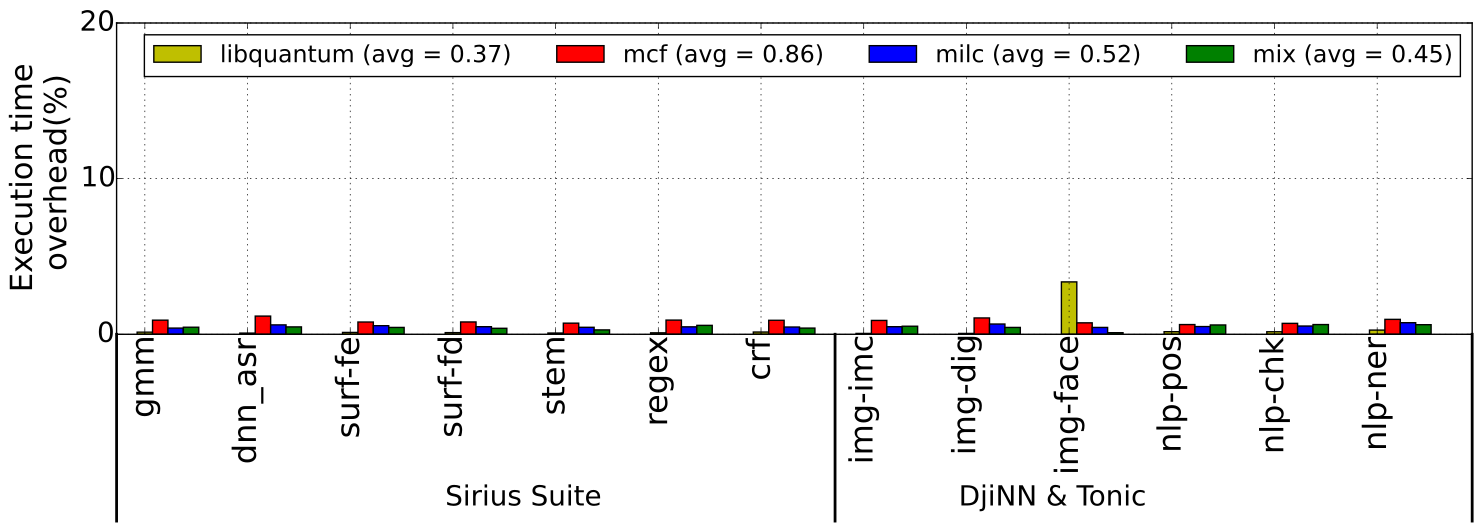

The Python source for this figure:
from collections import defaultdict
import numpy as np
import matplotlib.pyplot as plt
import matplotlib.cm as cmx
import matplotlib.colors as cl



benchList = [ 'gcc', 'perlbench', 'leslie3d', 'povray', 'libquantum', 'astar', 'bzip2', 'milc', 'namd', 'calculix', 'h264ref', 'sphinx3', 'zeusmp', 'gobmk', 'hmmer', 'tonto', 'bwaves', 'gromacs', 'dealII', 'sjeng', 'lbm', 'xalancbmk', 'gamess', 'soplex', 'GemsFDTD', 'omnetpp', 'mcf', 'cactusADM' ]

colocationList = [ 'colocating with libquantum', 'colocating with mcf',  'colocating with sphinx3']
colocationListBaseline = [ 'colocating with libquantum', 'colocating with mcf', 'colocating with sphinx3' ]


runningList = [  'perlbench', 'colocating with libquantum', 'mcf', 'colocating with libquantum', 'leslie3d', 'colocating with libquantum', 'povray', 'colocating with libquantum', 'libquantum', 'colocating with libquantum', 'astar', 'colocating with libquantum', 'bzip2', 'colocating with libquantum', 'milc', 'colocating with libquantum', 'namd', 'colocating with libquantum', 'calculix', 'colocating with libquantum', 'h264ref', 'colocating with libquantum', 'gobmk', 'colocating with libquantum', 'hmmer', 'colocating with libquantum', 'tonto', 'colocating with libquantum', 'sphinx3', 'colocating with libquantum', 'zeusmp', 'colocating with libquantum', 'bwaves', 'colocating with libquantum', 'gromacs', 'colocating with libquantum', 'dealII', 'colocating with libquantum', 'sjeng', 'colocating with libquantum', 'lbm', 'colocating with libquantum', 'xalancbmk', 'colocating with libquantum', 'gamess', 'colocating with libquantum', 'soplex', 'colocating with libquantum', 'cactusADM', 'colocating with libquantum', 'GemsFDTD', 'colocating with libquantum', 'omnetpp', 'colocating with libquantum' ]


siriusbenchList = [ 'gmm', 'dnn_asr', 'surf-fe', 'surf-fd', 'stem', 'regex', 'crf', 'img-imc', 'img-dig', 'img-face', 'nlp-pos', 'nlp-chk', 'nlp-ner']
siriuscolocationList = [ 'colocating with lbm', 'colocating with povray', 'colocating with astar', 'colocating with astar', 'colocating with libquantum', 'colocating with povray', 'colocating with omnetpp', 'colocating with mcf' ]
siriusrunningList = [ 'gmm', 'colocating with libquantum', 'dnn_asr', 'colocating with libquantum', 'surf-fe', 'colocating with libquantum', 'surf-fd', 'colocating with libquantum', 'stem', 'colocating with libquantum', 'regex', 'colocating with libquantum', 'crf', 'colocating with libquantum', 'img-imc', 'colocating with libquantum', 'img-dig', 'colocating with libquantum', 'img-face', 'colocating with libquantum', 'nlp-pos', 'colocating with libquantum', 'nlp-chk', 'colocating with libquantum', 'nlp-ner' , 'colocating with libquantum']

def autolabel(rects):
    # attach some text labels
    for rect in rects:
        height = rect.get_height()
        plt.text(rect.get_x()+rect.get_width()/2., 1.05*height, '%.2f'%float(height), fontsize=8 )

def autolabel2(rects):
    # attach some text labels
    for rect in rects:
        height = rect.get_height()
        plt.text(rect.get_x()+rect.get_width()/2., -1.25*height, '%.2f'%float(height),
                ha='center', va='top', fontsize=8)
        #plt.text(rect.get_x()+rect.get_width()/2., 1.05*height, '%.2f'%float(height))


def color_maker(count, map='gnuplot2', min=0.100, max=0.900):
   assert(min >= 0.000 and max <= 1.000 and max > min)
   gran = 100000.0
   maker = cmx.ScalarMappable(norm=cl.Normalize(vmin=0, vmax=int(gran)),
                              cmap=plt.get_cmap(map))
   r = [min * gran]
   if count > 1:
       r = [min * gran + gran * x * (max - min) / float(count - 1) for x in range(0, count)]
       return [maker.to_rgba(t) for t in r]


def add_line(ax, xpos, ypos):
    line = plt.Line2D([xpos, xpos], [ypos + .1, ypos - .5], transform=ax.transAxes, linewidth=2, color='black')
    line.set_clip_on(False)
    ax.add_line(line)

filename = 'execution_time_1000'
fList1 = [s.strip() for s in open('../../papergraphs/accuracy/libquantumcorunner/degradation2/%s.txt' % filename).readlines()]  #degradation
fList2 = [s.strip() for s in open('../../papergraphs/accuracy/libquantumcorunner/snapshot/phase_change_5.txt').readlines()]
fList3 = [s.strip() for s in open('../../papergraphs/accuracy/libquantumcorunner/priorwork/execution_time_5.txt').readlines()] #prior work


fList4 = [s.strip() for s in open('../../papergraphs/accuracy/libquantumcorunner/siriusdjinn/degradation/newval/%s.txt' % filename).readlines()]  #degradation
fList5 = [s.strip() for s in open('../../papergraphs/accuracy/libquantumcorunner/siriusdjinn/snapshot/phase_change_10.txt').readlines()]
fList6 = [s.strip() for s in open('../../papergraphs/accuracy/libquantumcorunner/siriusdjinn/priorwork/execution_time_4.txt').readlines()] #prior work

execution_time_shutter = defaultdict(lambda  : defaultdict(list))
execution_time_sec_shutter = defaultdict(lambda  : defaultdict(list))
avg_execution_time_shutter = defaultdict(dict)
execution_time_shutter2 = defaultdict(lambda  : defaultdict(list))
execution_time_sec_shutter2 = defaultdict(lambda  : defaultdict(list))
avg_execution_time_shutter2 = defaultdict(dict)
dictList_phase_change = defaultdict(lambda  : defaultdict(list))
dictList_phase_change2 = defaultdict(lambda  : defaultdict(list))

std_execution_time = defaultdict(dict)

def print_elapsed_time_shutter(time_shutter):
    for j in colocationList:
        for i in benchList:
            print '%s ||||  %s'%(j,i)
            print time_shutter[j][i]


sep = 'u'
for (b,a) in enumerate(fList1):
    #print a
    if a in colocationList:
        index = a
    else:
        if a in benchList:
            execution_time_shutter[index][a].append((fList1[b+4].split('system '))[1].split('elapsed')[0])

#print execution_time_shutter['colocating with mcf']['perlbench']
#print((s.split(start))[1].split(end)[0])

for j in colocationList:
    for i in benchList:
        for k in execution_time_shutter[j][i]:
            m,s = [float (var) for var in k.split(':')]
            temp = m*60 + s
            execution_time_sec_shutter[j][i].append(temp)

for (b,a) in enumerate(fList3):
    #print a
    if a in colocationList:
        index = a
    else:
        if a in benchList:
            #print index
            #print a
            execution_time_shutter2[index][a].append((fList3[b+4].split('system '))[1].split('elapsed')[0])

#print execution_time_shutter['colocating with mcf']['perlbench']
#print((s.split(start))[1].split(end)[0])

for j in colocationList:
    for i in benchList:
        for k in execution_time_shutter2[j][i]:
            #print k
            m,s = [float (var) for var in k.split(':')]
            temp = m*60 + s
            execution_time_sec_shutter2[j][i].append(temp)

for (b,a) in enumerate(fList2):
    if a in colocationList:
        index = a
    else:
        if a in benchList:
            dictList_phase_change[index][a].append(fList2[b+1])

for a in xrange(0,len(runningList),2):
    j = runningList[a+1]
    i = runningList[a]
    #print j,i
    for elem in dictList_phase_change[j][i]:
        dictList_phase_change2[j][i].extend(elem.strip().split('\t'))
    #print dictList_phase_change2[j][i]

yaxis = ()
yaxis2= ()
yaxis_abs = ()
error = ()
xaxis = ()
#print dictList_phase_change2['colocating with mcf']['perlbench']
for a in xrange(0,len(runningList),2):
    j = runningList[a+1]
    i = runningList[a]
    print j,i
    print dictList_phase_change2[j][i]
    #print i,j
    shutter_temp_list = []
    colo_temp_list = []
    for (count,item) in enumerate(dictList_phase_change2[j][i]):
        if count%2==1:
            colo_temp_list.append(float(item))
        if count%2==0:
            shutter_temp_list.append(float(item))
    #print shutter_temp_list
    shutter_avg = sum(shutter_temp_list)/len(shutter_temp_list)
    colocation_avg = sum(colo_temp_list)/len(colo_temp_list)
    del shutter_temp_list
    del colo_temp_list

    pause_period = ((colocation_avg ) + ((shutter_avg + (colocation_avg * 2)/3) * 3))/4
    xaxis = xaxis + (i,)
    #print (pause_period/np.mean(execution_time_sec_shutter[j][i]))*10
    yaxis = yaxis + ( (pause_period/np.mean(execution_time_sec_shutter[j][i]))*7.5  ,)
    yaxis2 = yaxis2 + ( (((np.mean(execution_time_sec_shutter2[j][i])/np.mean(execution_time_sec_shutter[j][i])) - 1)*100), )
    print np.mean(execution_time_sec_shutter2[j][i])
    print np.mean(execution_time_sec_shutter[j][i])
    #print '---------------------'

print yaxis2
#print np.mean(yaxis)


width = 0.25
x = np.arange(len(yaxis))
fig = plt.figure(figsize=(28, 5))
bar2 = plt.bar( x, yaxis2, width, color="k", label='Shuttering  (mean: %.2f)' %(np.mean(yaxis2)))
bar1 = plt.bar( x+width, yaxis, width, color="lightgrey", label='Snapshot (mean: %.2f)' %(np.mean(yaxis) ))


plt.ylabel( 'Execution time \n overhead (%)',fontsize='23' )
#plt.title('Overhead due to Prediction of degradation while co-running with LIBQUANTUM')
plt.xticks(x + width/2.0, xaxis, rotation='30', size='23', ha='center')
#plt.yticks((-5,0,10,20,30,40,50,60),('','0','10','20','30','40','50','60'),size='25')
plt.yticks((0,5,10,15),('0','5','10','15'),size='25')
#plt.yticks(np.arange(-10, 60, 10),size='25')
plt.xlim(-1,26)
plt.grid()
plt.legend(loc=9, ncol=2, prop={'size':28})
#leg.get_frame().set_alpha(0.1)
plt.tight_layout()
#plt.savefig('phase_chagnge_overheadmaybe.png', dpi=125)

#### ----------------------------------------------------------------------------------------------------------------------------------


#fList3 = [s.strip() for s in open('experiment_libquantum/phase_changes_5.txt').readlines()]
##fList3 = [s.strip() for s in open('../../papergraphs/2.fullspec/overhead/experiment_mcf/%s.txt' % filename).readlines()]
##fList4 = [s.strip() for s in open('../../papergraphs/2.fullspec/overhead/experiment_mcf/phase_changes_5.txt').readlines()]
##fList5 = [s.strip() for s in open('../../papergraphs/2.fullspec/overhead/experiment_sphinx3/%s.txt' % filename).readlines()]
##fList6 = [s.strip() for s in open('../../papergraphs/2.fullspec/overhead/experiment_sphinx3/phase_changes_5.txt').readlines()]
#print fList1

del execution_time_shutter
del execution_time_sec_shutter
del avg_execution_time_shutter
del execution_time_shutter2
del execution_time_sec_shutter2
del avg_execution_time_shutter2
del dictList_phase_change
del dictList_phase_change2

execution_time_shutter = defaultdict(lambda  : defaultdict(list))
execution_time_sec_shutter = defaultdict(lambda  : defaultdict(list))
avg_execution_time_shutter = defaultdict(dict)
execution_time_shutter2 = defaultdict(lambda  : defaultdict(list))
execution_time_sec_shutter2 = defaultdict(lambda  : defaultdict(list))
avg_execution_time_shutter2 = defaultdict(dict)
dictList_phase_change = defaultdict(lambda  : defaultdict(list))
dictList_phase_change2 = defaultdict(lambda  : defaultdict(list))

std_execution_time = defaultdict(dict)

def print_elapsed_time_shutter(time_shutter):
    for j in siriuscolocationList:
        for i in siriusbenchList:
            print '%s ||||  %s'%(j,i)
            print time_shutter[j][i]


sep = 'u'
for (b,a) in enumerate(fList4):
    print a
    if a in siriuscolocationList:
        index = a
    else:
        if a in siriusbenchList:
            execution_time_shutter[index][a].append((fList4[b+4].split('system '))[1].split('elapsed')[0])

#print execution_time_shutter['colocating with mcf']['perlbench']
#print((s.split(start))[1].split(end)[0])

for j in siriuscolocationList:
    for i in siriusbenchList:
        #print i
        for k in execution_time_shutter[j][i]:
            try:
                m,s = [float (var) for var in k.split(':')]
                temp = m*60 + s
            except:
                h,m,s = [float (var) for var in k.split(':')]
                temp = h*3600 + m*60 + s

            execution_time_sec_shutter[j][i].append(temp)

for (b,a) in enumerate(fList6):
    print a
    if a in siriuscolocationList:
        index = a
    else:
        if a in siriusbenchList:
            #print index
            #print a
            execution_time_shutter2[index][a].append((fList6[b+4].split('system '))[1].split('elapsed')[0])

#print execution_time_shutter['colocating with mcf']['perlbench']
#print((s.split(start))[1].split(end)[0])

for j in siriuscolocationList:
    for i in siriusbenchList:
        for k in execution_time_shutter2[j][i]:
            #print k
            m,s = [float (var) for var in k.split(':')]
            temp = m*60 + s
            execution_time_sec_shutter2[j][i].append(temp)

for (b,a) in enumerate(fList5):
    if a in siriuscolocationList:
        index = a
    else:
        if a in siriusbenchList:
            dictList_phase_change[index][a].append(fList5[b+1])

for a in xrange(0,len(siriusrunningList),2):
    j = siriusrunningList[a+1]
    i = siriusrunningList[a]
    #print j,i
    for elem in dictList_phase_change[j][i]:
        dictList_phase_change2[j][i].extend(elem.strip().split('\t'))
    #print dictList_phase_change2[j][i]

libsiri_yaxis = ()
libsiri_yaxis2= ()
libsiri_yaxis_abs = ()
libsiri_error = ()
libsiri_xaxis = ()
#print dictList_phase_change2['colocating with mcf']['perlbench']
for a in xrange(0,len(siriusrunningList),2):
    j = siriusrunningList[a+1]
    i = siriusrunningList[a]
    #print j,i
    #print dictList_phase_change2[j][i]
    #print i,j
    shutter_temp_list = []
    colo_temp_list = []
    for (count,item) in enumerate(dictList_phase_change2[j][i]):
        if count%2==1:
            colo_temp_list.append(float(item))
        if count%2==0:
            shutter_temp_list.append(float(item))
    #print shutter_temp_list
    shutter_avg = sum(shutter_temp_list)/len(shutter_temp_list)
    colocation_avg = sum(colo_temp_list)/len(colo_temp_list)
    del shutter_temp_list
    del colo_temp_list

    pause_period = ((colocation_avg ) + ((shutter_avg + (colocation_avg * 2)/3) * 3))/4
    libsiri_xaxis = libsiri_xaxis + (i,)
    #print (pause_period/np.mean(execution_time_sec_shutter[j][i]))*10
    libsiri_yaxis = libsiri_yaxis + ( (pause_period/np.mean(execution_time_sec_shutter[j][i]))*10  ,)
    libsiri_yaxis2 = libsiri_yaxis2 + ( abs(((np.mean(execution_time_sec_shutter2[j][i])/np.mean(execution_time_sec_shutter[j][i])) - 1)*100), )
    #print np.mean(execution_time_sec_shutter2[j][i])
    #print np.mean(execution_time_sec_shutter[j][i])
    #print '---------------------'

#print xaxis
#print yaxis
#print yaxis2
#print np.mean(yaxis)

benchList = [ 'gcc', 'perlbench', 'leslie3d', 'povray', 'libquantum', 'astar', 'bzip2', 'milc', 'namd', 'calculix', 'h264ref', 'sphinx3', 'zeusmp', 'gobmk', 'hmmer', 'tonto', 'bwaves', 'gromacs', 'dealII', 'sjeng', 'lbm', 'xalancbmk', 'gamess', 'soplex', 'GemsFDTD', 'omnetpp', 'mcf', 'cactusADM' ]

colocationList = [ 'colocating with libquantum', 'colocating with mcf',  'colocating with sphinx3']
colocationListBaseline = [ 'colocating with libquantum', 'colocating with mcf', 'colocating with sphinx3' ]


runningList = [  'perlbench', 'colocating with mcf', 'mcf', 'colocating with mcf', 'leslie3d', 'colocating with mcf', 'povray', 'colocating with mcf', 'libquantum', 'colocating with mcf', 'astar', 'colocating with mcf', 'bzip2', 'colocating with mcf', 'milc', 'colocating with mcf', 'namd', 'colocating with mcf', 'calculix', 'colocating with mcf', 'h264ref', 'colocating with mcf', 'gobmk', 'colocating with mcf', 'hmmer', 'colocating with mcf', 'tonto', 'colocating with mcf', 'sphinx3', 'colocating with mcf', 'zeusmp', 'colocating with mcf', 'bwaves', 'colocating with mcf', 'gromacs', 'colocating with mcf', 'dealII', 'colocating with mcf', 'sjeng', 'colocating with mcf', 'lbm', 'colocating with mcf', 'xalancbmk', 'colocating with mcf', 'gamess', 'colocating with mcf', 'cactusADM', 'colocating with mcf', 'soplex', 'colocating with mcf', 'GemsFDTD', 'colocating with mcf', 'omnetpp', 'colocating with mcf' ]

siriusbenchList = [ 'gmm', 'dnn_asr', 'surf-fe', 'surf-fd', 'stem', 'regex', 'crf', 'img-imc', 'img-dig', 'img-face', 'nlp-pos', 'nlp-chk', 'nlp-ner']
siriuscolocationList = [ 'colocating with lbm', 'colocating with povray', 'colocating with astar', 'colocating with astar', 'colocating with libquantum', 'colocating with povray', 'colocating with omnetpp', 'colocating with mcf' ]
siriusrunningList = [ 'gmm', 'colocating with mcf', 'dnn_asr', 'colocating with mcf', 'surf-fe', 'colocating with mcf', 'surf-fd', 'colocating with mcf', 'stem', 'colocating with mcf', 'regex', 'colocating with mcf', 'crf', 'colocating with mcf', 'img-imc', 'colocating with mcf', 'img-dig', 'colocating with mcf', 'img-face', 'colocating with mcf', 'nlp-pos', 'colocating with mcf', 'nlp-chk', 'colocating with mcf', 'nlp-ner' , 'colocating with mcf']

def autolabel(rects):
    # attach some text labels
    for rect in rects:
        height = rect.get_height()
        plt.text(rect.get_x()+rect.get_width()/2., 1.05*height, '%.2f'%float(height), fontsize=8 )

def autolabel2(rects):
    # attach some text labels
    for rect in rects:
        height = rect.get_height()
        plt.text(rect.get_x()+rect.get_width()/2., -1.25*height, '%.2f'%float(height),
                ha='center', va='top', fontsize=8)
        #plt.text(rect.get_x()+rect.get_width()/2., 1.05*height, '%.2f'%float(height))

def add_line(ax, xpos, ypos):
    line = plt.Line2D([xpos, xpos], [ypos + .1, ypos - .5], transform=ax.transAxes, linewidth=2, color='black')
    line.set_clip_on(False)
    ax.add_line(line)


filename = 'execution_time_1000'
fList1 = [s.strip() for s in open('../../papergraphs/accuracy/mcfcorunner/degradation/%s.txt' % filename).readlines()]  #degradation
fList2 = [s.strip() for s in open('../../papergraphs/accuracy/mcfcorunner/snapshot/phase_change_70.txt').readlines()]
fList3 = [s.strip() for s in open('../../papergraphs/accuracy/mcfcorunner/priorwork/execution_time_5.txt').readlines()] #prior work

fList4 = [s.strip() for s in open('../../papergraphs/accuracy/mcfcorunner/siriusdjinn/degradation/%s.txt' % filename).readlines()]  #degradation
fList5 = [s.strip() for s in open('../../papergraphs/accuracy/mcfcorunner/siriusdjinn/snapshot/phase_change_75.txt').readlines()]
fList6 = [s.strip() for s in open('../../papergraphs/accuracy/mcfcorunner/siriusdjinn/priorwork/execution_time_4.txt').readlines()] #prior work


execution_time_shutter = defaultdict(lambda  : defaultdict(list))
execution_time_sec_shutter = defaultdict(lambda  : defaultdict(list))
avg_execution_time_shutter = defaultdict(dict)
execution_time_shutter2 = defaultdict(lambda  : defaultdict(list))
execution_time_sec_shutter2 = defaultdict(lambda  : defaultdict(list))
avg_execution_time_shutter2 = defaultdict(dict)
dictList_phase_change = defaultdict(lambda  : defaultdict(list))
dictList_phase_change2 = defaultdict(lambda  : defaultdict(list))

std_execution_time = defaultdict(dict)

def print_elapsed_time_shutter(time_shutter):
    for j in colocationList:
        for i in benchList:
            print '%s ||||  %s'%(j,i)
            print time_shutter[j][i]


sep = 'u'
for (b,a) in enumerate(fList1):
    #print a
    if a in colocationList:
        index = a
    else:
        if a in benchList:
            execution_time_shutter[index][a].append((fList1[b+4].split('system '))[1].split('elapsed')[0])

#print execution_time_shutter['colocating with mcf']['perlbench']
#print((s.split(start))[1].split(end)[0])

for j in colocationList:
    for i in benchList:
        for k in execution_time_shutter[j][i]:
            m,s = [float (var) for var in k.split(':')]
            temp = m*60 + s
            execution_time_sec_shutter[j][i].append(temp)

for (b,a) in enumerate(fList3):
    #print a
    if a in colocationList:
        index = a
    else:
        if a in benchList:
            #print index
            #print a
            execution_time_shutter2[index][a].append((fList3[b+4].split('system '))[1].split('elapsed')[0])

#print execution_time_shutter['colocating with mcf']['perlbench']
#print((s.split(start))[1].split(end)[0])

for j in colocationList:
    for i in benchList:
        for k in execution_time_shutter2[j][i]:
            #print k
            m,s = [float (var) for var in k.split(':')]
            temp = m*60 + s
            execution_time_sec_shutter2[j][i].append(temp)

for (b,a) in enumerate(fList2):
    if a in colocationList:
        index = a
    else:
        if a in benchList:
            dictList_phase_change[index][a].append(fList2[b+1])

for a in xrange(0,len(runningList),2):
    j = runningList[a+1]
    i = runningList[a]
    #print j,i
    for elem in dictList_phase_change[j][i]:
        dictList_phase_change2[j][i].extend(elem.strip().split('\t'))
    #print dictList_phase_change2[j][i]

yaxis = ()
yaxis2= ()
yaxis_abs = ()
error = ()
xaxis = ()
#print dictList_phase_change2['colocating with mcf']['perlbench']
for a in xrange(0,len(runningList),2):
    j = runningList[a+1]
    i = runningList[a]
    #print j,i
    #print dictList_phase_change2[j][i]
    #print i,j
    shutter_temp_list = []
    colo_temp_list = []
    for (count,item) in enumerate(dictList_phase_change2[j][i]):
        if count%2==1:
            colo_temp_list.append(float(item))
        if count%2==0:
            shutter_temp_list.append(float(item))
    #print shutter_temp_list
    shutter_avg = sum(shutter_temp_list)/len(shutter_temp_list)
    colocation_avg = sum(colo_temp_list)/len(colo_temp_list)
    del shutter_temp_list
    del colo_temp_list

    pause_period = ((colocation_avg ) + ((shutter_avg + (colocation_avg * 2)/3) * 3))/4
    xaxis = xaxis + (i,)
    #print (pause_period/np.mean(execution_time_sec_shutter[j][i]))*10
    yaxis = yaxis + ( (pause_period/np.mean(execution_time_sec_shutter[j][i]))*7.5  ,)
    yaxis2 = yaxis2 + ( abs(((np.mean(execution_time_sec_shutter2[j][i])/np.mean(execution_time_sec_shutter[j][i])) - 1)*100), )
    #print '---------------------'

#print yaxis2
#print np.mean(yaxis)


width = 0.25
x = np.arange(len(yaxis))
fig = plt.figure(figsize=(28, 5))
bar2 = plt.bar( x, yaxis2, width, color="k", label='Shuttering  (mean: %.2f)' %(np.mean(yaxis2)))
bar1 = plt.bar( x+width, yaxis, width, color="lightgrey", label='Snapshot (mean: %.2f)' %(np.mean(yaxis) ))

#plt.ylabel( 'Execution time \n overhead(%)',fontsize=23)
##plt.title('Overhead due to Prediction of degradation while co-running with MCF')
#plt.xticks(x + width/2.0, xaxis, rotation='30', size='23', ha='center')
##plt.yticks((-5,0,10,20,30,40,50,60),('','0','10','20','30','40','50','60'),size='25')
#plt.yticks((0,5,10,15),('0','5','10','15'),size='25')
#plt.xlim(-1,27)
#plt.grid()
#plt.legend(loc=9, ncol=2, prop={'size':28})
#plt.tight_layout()
##plt.savefig('phase_chagnge_overheadmaybe.png', dpi=125)

del execution_time_shutter
del execution_time_sec_shutter
del avg_execution_time_shutter
del execution_time_shutter2
del execution_time_sec_shutter2
del avg_execution_time_shutter2
del dictList_phase_change
del dictList_phase_change2

execution_time_shutter = defaultdict(lambda  : defaultdict(list))
execution_time_sec_shutter = defaultdict(lambda  : defaultdict(list))
avg_execution_time_shutter = defaultdict(dict)
execution_time_shutter2 = defaultdict(lambda  : defaultdict(list))
execution_time_sec_shutter2 = defaultdict(lambda  : defaultdict(list))
avg_execution_time_shutter2 = defaultdict(dict)
dictList_phase_change = defaultdict(lambda  : defaultdict(list))
dictList_phase_change2 = defaultdict(lambda  : defaultdict(list))

std_execution_time = defaultdict(dict)

def print_elapsed_time_shutter(time_shutter):
    for j in siriuscolocationList:
        for i in siriusbenchList:
            print '%s ||||  %s'%(j,i)
            print time_shutter[j][i]


sep = 'u'
for (b,a) in enumerate(fList4):
    #print a
    if a in siriuscolocationList:
        index = a
    else:
        if a in siriusbenchList:
            execution_time_shutter[index][a].append((fList4[b+4].split('system '))[1].split('elapsed')[0])

#print execution_time_shutter['colocating with mcf']['perlbench']
#print((s.split(start))[1].split(end)[0])

for j in siriuscolocationList:
    for i in siriusbenchList:
        #print i
        for k in execution_time_shutter[j][i]:
            try:
                m,s = [float (var) for var in k.split(':')]
                temp = m*60 + s
            except:
                h,m,s = [float (var) for var in k.split(':')]
                temp = h*3600 + m*60 + s

            execution_time_sec_shutter[j][i].append(temp)

#print fList6
for (b,a) in enumerate(fList6):
    #print a
    if a in siriuscolocationList:
        index = a
    else:
        if a in siriusbenchList:
            #print index
            #print a
            #print fList6[b+4]
            execution_time_shutter2[index][a].append((fList6[b+4].split('system '))[1].split('elapsed')[0])

#print execution_time_shutter['colocating with mcf']['perlbench']
#print((s.split(start))[1].split(end)[0])

for j in siriuscolocationList:
    for i in siriusbenchList:
        for k in execution_time_shutter2[j][i]:
            #print k
            m,s = [float (var) for var in k.split(':')]
            temp = m*60 + s
            execution_time_sec_shutter2[j][i].append(temp)

for (b,a) in enumerate(fList5):
    if a in siriuscolocationList:
        index = a
    else:
        if a in siriusbenchList:
            dictList_phase_change[index][a].append(fList5[b+1])

for a in xrange(0,len(siriusrunningList),2):
    j = siriusrunningList[a+1]
    i = siriusrunningList[a]
    #print j,i
    for elem in dictList_phase_change[j][i]:
        dictList_phase_change2[j][i].extend(elem.strip().split('\t'))
    #print dictList_phase_change2[j][i]

mcfsiri_yaxis = ()
mcfsiri_yaxis2= ()
mcfsiri_yaxis_abs = ()
mcfsiri_error = ()
mcfsiri_xaxis = ()
#print dictList_phase_change2['colocating with mcf']['perlbench']
for a in xrange(0,len(siriusrunningList),2):
    j = siriusrunningList[a+1]
    i = siriusrunningList[a]
    print j,i
    #print dictList_phase_change2[j][i]
    #print i,j
    shutter_temp_list = []
    colo_temp_list = []
    for (count,item) in enumerate(dictList_phase_change2[j][i]):
        if count%2==1:
            colo_temp_list.append(float(item))
        if count%2==0:
            shutter_temp_list.append(float(item))
    #print shutter_temp_list
    shutter_avg = sum(shutter_temp_list)/len(shutter_temp_list)
    colocation_avg = sum(colo_temp_list)/len(colo_temp_list)
    del shutter_temp_list
    del colo_temp_list

    pause_period = ((colocation_avg ) + ((shutter_avg + (colocation_avg * 2)/3) * 3))/4
    mcfsiri_xaxis = mcfsiri_xaxis + (i,)
    #print (pause_period/np.mean(execution_time_sec_shutter[j][i]))*10
    mcfsiri_yaxis = mcfsiri_yaxis + ( (pause_period/np.mean(execution_time_sec_shutter[j][i]))*10  ,)
    mcfsiri_yaxis2 = mcfsiri_yaxis2 + ( abs(((np.mean(execution_time_sec_shutter2[j][i])/np.mean(execution_time_sec_shutter[j][i])) - 1)*100), )
    print execution_time_sec_shutter2[j][i]
    print execution_time_sec_shutter[j][i]
    #print np.mean(execution_time_sec_shutter2[j][i])
    #print np.mean(execution_time_sec_shutter[j][i])
    #print '---------------------'

#print xaxis
#print yaxis
#print yaxis2
#print np.mean(yaxis)

benchList = [ 'gcc', 'perlbench', 'leslie3d', 'povray', 'libquantum', 'astar', 'bzip2', 'milc', 'namd', 'calculix', 'h264ref', 'sphinx3', 'zeusmp', 'gobmk', 'hmmer', 'tonto', 'bwaves', 'gromacs', 'dealII', 'sjeng', 'lbm', 'xalancbmk', 'gamess', 'soplex', 'GemsFDTD', 'omnetpp', 'mcf', 'cactusADM' ]
colocationList = [ 'colocating with libquantum', 'colocating with mcf',  'colocating with milc']
colocationListBaseline = [ 'colocating with libquantum', 'colocating with mcf', 'colocating with milc' ]

runningList = [  'perlbench', 'colocating with milc', 'mcf', 'colocating with milc', 'leslie3d', 'colocating with milc', 'povray', 'colocating with milc', 'libquantum', 'colocating with milc', 'astar', 'colocating with milc', 'bzip2', 'colocating with milc', 'milc', 'colocating with milc', 'namd', 'colocating with milc', 'calculix', 'colocating with milc', 'h264ref', 'colocating with milc', 'gobmk', 'colocating with milc', 'hmmer', 'colocating with milc', 'tonto', 'colocating with milc', 'sphinx3', 'colocating with milc', 'zeusmp', 'colocating with milc', 'bwaves', 'colocating with milc', 'gromacs', 'colocating with milc', 'dealII', 'colocating with milc', 'sjeng', 'colocating with milc', 'lbm', 'colocating with milc', 'xalancbmk', 'colocating with milc', 'gamess', 'colocating with milc', 'cactusADM', 'colocating with milc', 'soplex', 'colocating with milc', 'GemsFDTD', 'colocating with milc', 'omnetpp', 'colocating with milc' ]

siriusbenchList = [ 'gmm', 'dnn_asr', 'surf-fe', 'surf-fd', 'stem', 'regex', 'crf', 'img-imc', 'img-dig', 'img-face', 'nlp-pos', 'nlp-chk', 'nlp-ner']
siriuscolocationList = [ 'colocating with milc', 'colocating with povray', 'colocating with astar', 'colocating with astar', 'colocating with libquantum', 'colocating with povray', 'colocating with omnetpp', 'colocating with mcf' ]
siriusrunningList = [ 'gmm', 'colocating with milc', 'dnn_asr', 'colocating with milc', 'surf-fe', 'colocating with milc', 'surf-fd', 'colocating with milc', 'stem', 'colocating with milc', 'regex', 'colocating with milc', 'crf', 'colocating with milc', 'img-imc', 'colocating with milc', 'img-dig', 'colocating with milc', 'img-face', 'colocating with milc', 'nlp-pos', 'colocating with milc', 'nlp-chk', 'colocating with milc', 'nlp-ner' , 'colocating with milc']
#colocationListBaseline = [ 'colocating with gcc', 'colocating with mcf', 'colocating with perlbench', 'colocating with astar', 'colocating with libquantum', 'colocating with povray', 'colocating with omnetpp', 'colocating with lbm' ]
def autolabel(rects):
    # attach some text labels
    for rect in rects:
        height = rect.get_height()
        plt.text(rect.get_x()+rect.get_width()/2., 1.05*height, '%.2f'%float(height), fontsize=8 )

def autolabel2(rects):
    # attach some text labels
    for rect in rects:
        height = rect.get_height()
        plt.text(rect.get_x()+rect.get_width()/2., -1.25*height, '%.2f'%float(height),
                ha='center', va='top', fontsize=8)
        #plt.text(rect.get_x()+rect.get_width()/2., 1.05*height, '%.2f'%float(height))

def add_line(ax, xpos, ypos):
    line = plt.Line2D([xpos, xpos], [ypos + .1, ypos - .5], transform=ax.transAxes, linewidth=2, color='black')
    line.set_clip_on(False)
    ax.add_line(line)

filename = 'execution_time_1000'
fList1 = [s.strip() for s in open('../../papergraphs/accuracy/milccorunner/degradation/%s.txt' % filename).readlines()]  #degradation
fList2 = [s.strip() for s in open('../../papergraphs/accuracy/milccorunner/snapshot/phase_change_70.txt').readlines()]
fList3 = [s.strip() for s in open('../../papergraphs/accuracy/milccorunner/priorwork/execution_time_5.txt').readlines()] #prior work

fList4 = [s.strip() for s in open('../../papergraphs/accuracy/milccorunner/siriusdjinn/degradation/%s.txt' % filename).readlines()]  #degradation
fList5 = [s.strip() for s in open('../../papergraphs/accuracy/milccorunner/siriusdjinn/snapshot/phase_change_75.txt').readlines()]
fList6 = [s.strip() for s in open('../../papergraphs/accuracy/milccorunner/siriusdjinn/priorwork/execution_time_4.txt').readlines()] #prior work

execution_time_shutter = defaultdict(lambda  : defaultdict(list))
execution_time_sec_shutter = defaultdict(lambda  : defaultdict(list))
avg_execution_time_shutter = defaultdict(dict)
execution_time_shutter2 = defaultdict(lambda  : defaultdict(list))
execution_time_sec_shutter2 = defaultdict(lambda  : defaultdict(list))
avg_execution_time_shutter2 = defaultdict(dict)
dictList_phase_change = defaultdict(lambda  : defaultdict(list))
dictList_phase_change2 = defaultdict(lambda  : defaultdict(list))

std_execution_time = defaultdict(dict)

def print_elapsed_time_shutter(time_shutter):
    for j in colocationList:
        for i in benchList:
            print '%s ||||  %s'%(j,i)
            print time_shutter[j][i]


sep = 'u'
for (b,a) in enumerate(fList1):
    #print a
    if a in colocationList:
        index = a
    else:
        if a in benchList:
            execution_time_shutter[index][a].append((fList1[b+4].split('system '))[1].split('elapsed')[0])

#print execution_time_shutter['colocating with mcf']['perlbench']
#print((s.split(start))[1].split(end)[0])

for j in colocationList:
    for i in benchList:
        for k in execution_time_shutter[j][i]:
            m,s = [float (var) for var in k.split(':')]
            temp = m*60 + s
            execution_time_sec_shutter[j][i].append(temp)

for (b,a) in enumerate(fList3):
    #print a
    if a in colocationList:
        index = a
    else:
        if a in benchList:
            #print index
            #print a
            execution_time_shutter2[index][a].append((fList3[b+4].split('system '))[1].split('elapsed')[0])

#print execution_time_shutter['colocating with mcf']['perlbench']
#print((s.split(start))[1].split(end)[0])

for j in colocationList:
    for i in benchList:
        for k in execution_time_shutter2[j][i]:
            #print k
            m,s = [float (var) for var in k.split(':')]
            temp = m*60 + s
            execution_time_sec_shutter2[j][i].append(temp)

for (b,a) in enumerate(fList2):
    if a in colocationList:
        index = a
    else:
        if a in benchList:
            dictList_phase_change[index][a].append(fList2[b+1])

for a in xrange(0,len(runningList),2):
    j = runningList[a+1]
    i = runningList[a]
    #print j,i
    for elem in dictList_phase_change[j][i]:
        dictList_phase_change2[j][i].extend(elem.strip().split('\t'))
    #print dictList_phase_change2[j][i]

yaxis = ()
yaxis2= ()
yaxis_abs = ()
error = ()
xaxis = ()
#print dictList_phase_change2['colocating with mcf']['perlbench']
for a in xrange(0,len(runningList),2):
    j = runningList[a+1]
    i = runningList[a]
    #print j,i
    #print dictList_phase_change2[j][i]
    #print i,j
    shutter_temp_list = []
    colo_temp_list = []
    for (count,item) in enumerate(dictList_phase_change2[j][i]):
        if count%2==1:
            colo_temp_list.append(float(item))
        if count%2==0:
            shutter_temp_list.append(float(item))
    #print shutter_temp_list
    shutter_avg = sum(shutter_temp_list)/len(shutter_temp_list)
    colocation_avg = sum(colo_temp_list)/len(colo_temp_list)
    del shutter_temp_list
    del colo_temp_list

    pause_period = ((colocation_avg ) + ((shutter_avg + (colocation_avg * 2)/3) * 3))/4
    xaxis = xaxis + (i,)
    #print (pause_period/np.mean(execution_time_sec_shutter[j][i]))*10
    yaxis = yaxis + ( (pause_period/np.mean(execution_time_sec_shutter[j][i]))*7.5  ,)
    yaxis2 = yaxis2 + ( abs(((np.mean(execution_time_sec_shutter2[j][i])/np.mean(execution_time_sec_shutter[j][i])) - 1)*100), )
    #print '---------------------'

#print yaxis2
#print np.mean(yaxis)


#width = 0.25
#x = np.arange(len(yaxis))
#fig = plt.figure(figsize=(28, 5))
#bar2 = plt.bar( x, yaxis2, width, color="k", label='Shuttering  (mean: %.2f)' %(np.mean(yaxis2)))
#bar1 = plt.bar( x+width, yaxis, width, color="lightgrey", label='Snapshot (mean: %.2f)' %(np.mean(yaxis) ))
##bar3 = plt.bar( x+width+width, yaxis3, width, color="g", label=' colocating with sphinx3 (avg = %.1f)' %(np.mean(yaxis3)))
###bar3 = plt.bar( x+width+width, yaxis3, width, color="g", label='4 corunners (avg is %.1f)' %(np.mean(yaxis3) ))
###autolabel2(bar1)
###autolabel(bar2)
###autolabel2(bar3)
#plt.ylabel( 'Execution time \n overhead(%)',fontsize=23)
##plt.title('Overhead due to Prediction of degradation while co-running with milc')
#plt.xticks(x + width/2.0, xaxis, rotation='30', size='23', ha='center')
##plt.yticks((-5,0,10,20,30,40,50,60),('','0','10','20','30','40','50','60'),size='25')
#plt.yticks((0,5,10,15),('0','5','10','15'),size='25')
#plt.xlim(-1,27)
#plt.grid()
#plt.legend(loc=9, ncol=2, prop={'size':28})
#plt.tight_layout()
##plt.savefig('phase_chagnge_overheadmaybe.png', dpi=125)

del execution_time_shutter
del execution_time_sec_shutter
del avg_execution_time_shutter
del execution_time_shutter2
del execution_time_sec_shutter2
del avg_execution_time_shutter2
del dictList_phase_change
del dictList_phase_change2

execution_time_shutter = defaultdict(lambda  : defaultdict(list))
execution_time_sec_shutter = defaultdict(lambda  : defaultdict(list))
avg_execution_time_shutter = defaultdict(dict)
execution_time_shutter2 = defaultdict(lambda  : defaultdict(list))
execution_time_sec_shutter2 = defaultdict(lambda  : defaultdict(list))
avg_execution_time_shutter2 = defaultdict(dict)
dictList_phase_change = defaultdict(lambda  : defaultdict(list))
dictList_phase_change2 = defaultdict(lambda  : defaultdict(list))

std_execution_time = defaultdict(dict)

def print_elapsed_time_shutter(time_shutter):
    for j in siriuscolocationList:
        for i in siriusbenchList:
            print '%s ||||  %s'%(j,i)
            print time_shutter[j][i]


sep = 'u'
for (b,a) in enumerate(fList4):
    #print a
    if a in siriuscolocationList:
        index = a
    else:
        if a in siriusbenchList:
            execution_time_shutter[index][a].append((fList4[b+4].split('system '))[1].split('elapsed')[0])

#print execution_time_shutter['colocating with mcf']['perlbench']
#print((s.split(start))[1].split(end)[0])

for j in siriuscolocationList:
    for i in siriusbenchList:
        #print i
        for k in execution_time_shutter[j][i]:
            try:
                m,s = [float (var) for var in k.split(':')]
                temp = m*60 + s
            except:
                h,m,s = [float (var) for var in k.split(':')]
                temp = h*3600 + m*60 + s

            execution_time_sec_shutter[j][i].append(temp)

#print fList6
for (b,a) in enumerate(fList6):
    #print a
    if a in siriuscolocationList:
        index = a
    else:
        if a in siriusbenchList:
            print index
            print a
            print fList6[b+4]
            execution_time_shutter2[index][a].append((fList6[b+4].split('system '))[1].split('elapsed')[0])

#print execution_time_shutter['colocating with mcf']['perlbench']
#print((s.split(start))[1].split(end)[0])

for j in siriuscolocationList:
    for i in siriusbenchList:
        for k in execution_time_shutter2[j][i]:
            #print k
            m,s = [float (var) for var in k.split(':')]
            temp = m*60 + s
            execution_time_sec_shutter2[j][i].append(temp)

for (b,a) in enumerate(fList5):
    if a in siriuscolocationList:
        index = a
    else:
        if a in siriusbenchList:
            dictList_phase_change[index][a].append(fList5[b+1])

for a in xrange(0,len(siriusrunningList),2):
    j = siriusrunningList[a+1]
    i = siriusrunningList[a]
    #print j,i
    for elem in dictList_phase_change[j][i]:
        dictList_phase_change2[j][i].extend(elem.strip().split('\t'))
    #print dictList_phase_change2[j][i]

milcsiri_yaxis = ()
milcsiri_yaxis2= ()
milcsiri_yaxis_abs = ()
milcsiri_error = ()
milcsiri_xaxis = ()
#print dictList_phase_change2['colocating with mcf']['perlbench']
for a in xrange(0,len(siriusrunningList),2):
    j = siriusrunningList[a+1]
    i = siriusrunningList[a]
    print j,i
    #print dictList_phase_change2[j][i]
    shutter_temp_list = []
    colo_temp_list = []
    for (count,item) in enumerate(dictList_phase_change2[j][i]):
        if count%2==1:
            colo_temp_list.append(float(item))
        if count%2==0:
            shutter_temp_list.append(float(item))
    #print shutter_temp_list
    #print colo_temp_list
    shutter_avg = sum(shutter_temp_list)/len(shutter_temp_list)
    colocation_avg = sum(colo_temp_list)/len(colo_temp_list)
    del shutter_temp_list
    del colo_temp_list

    pause_period = ((colocation_avg ) + ((shutter_avg + (colocation_avg * 2)/3) * 3))/4
    milcsiri_xaxis = milcsiri_xaxis + (i,)
    #print (pause_period/np.mean(execution_time_sec_shutter[j][i]))*10
    milcsiri_yaxis = milcsiri_yaxis + ( (pause_period/np.mean(execution_time_sec_shutter[j][i]))*10  ,)
    milcsiri_yaxis2 = milcsiri_yaxis2 + ( abs(((np.mean(execution_time_sec_shutter2[j][i])/np.mean(execution_time_sec_shutter[j][i])) - 1)*100), )
    print execution_time_sec_shutter2[j][i]
    print execution_time_sec_shutter[j][i]
    #print np.mean(execution_time_sec_shutter2[j][i])
    #print np.mean(execution_time_sec_shutter[j][i])
    #print '---------------------'

#print xaxis
#print yaxis
#print yaxis2
#print np.mean(yaxis)

benchList = [ 'gcc', 'perlbench', 'leslie3d', 'povray', 'libquantum', 'astar', 'bzip2', 'milc', 'namd', 'calculix', 'h264ref', 'sphinx3', 'zeusmp', 'gobmk', 'hmmer', 'tonto', 'bwaves', 'gromacs', 'dealII', 'sjeng', 'lbm', 'xalancbmk', 'gamess', 'soplex', 'GemsFDTD', 'omnetpp', 'mcf', 'cactusADM' ]

colocationList = [ 'colocating with libquantum', 'colocating with mcf',  'colocating with milc']
colocationListBaseline = [ 'colocating with libquantum', 'colocating with mcf', 'colocating with milc' ]

runningList = [  'perlbench', 'colocating with milc', 'mcf', 'colocating with milc', 'leslie3d', 'colocating with milc', 'povray', 'colocating with milc', 'libquantum', 'colocating with milc', 'astar', 'colocating with milc', 'bzip2', 'colocating with milc', 'milc', 'colocating with milc', 'namd', 'colocating with milc', 'calculix', 'colocating with milc', 'h264ref', 'colocating with milc', 'gobmk', 'colocating with milc', 'hmmer', 'colocating with milc', 'tonto', 'colocating with milc', 'sphinx3', 'colocating with milc', 'zeusmp', 'colocating with milc',    'bwaves', 'colocating with milc', 'gromacs', 'colocating with milc', 'dealII', 'colocating with milc', 'sjeng', 'colocating with milc', 'lbm', 'colocating with milc', 'xalancbmk', 'colocating with milc', 'gamess', 'colocating with milc', 'cactusADM', 'colocating with milc', 'soplex', 'colocating with milc', 'GemsFDTD', 'colocating with milc', 'omnetpp', 'colocating with milc' ]
runningList2 = [  'leslie3d', 'colocating with milc', 'milc', 'colocating with milc', 'namd', 'colocating with milc', 'calculix', 'colocating with milc', 'gobmk', 'colocating with milc', 'hmmer', 'colocating with milc', 'tonto', 'colocating with milc', 'sphinx3', 'colocating with milc', 'zeusmp', 'colocating with milc', 'bwaves', 'colocating with milc', 'gromacs', 'colocating with milc', 'dealII', 'colocating with milc', 'sjeng', 'colocating with milc', 'gamess', 'colocating with milc', 'cactusADM', 'colocating with milc', 'soplex', 'colocating with milc', 'GemsFDTD', 'colocating with milc' ]
runningList3 = [  'perlbench', 'colocating with milc', 'mcf', 'colocating with milc', 'povray', 'colocating with milc', 'libquantum', 'colocating with milc', 'astar', 'colocating with milc', 'bzip2', 'colocating with milc', 'h264ref', 'colocating with milc',  'lbm', 'colocating with milc', 'xalancbmk', 'colocating with milc', 'omnetpp', 'colocating with milc' ]

siriusbenchList = [ 'gmm', 'dnn_asr', 'surf-fe', 'surf-fd', 'stem', 'regex', 'crf', 'img-imc', 'img-dig', 'img-face', 'nlp-pos', 'nlp-chk', 'nlp-ner']
siriuscolocationList = [ 'colocating with lbm', 'colocating with povray', 'colocating with astar', 'colocating with astar', 'colocating with libquantum', 'colocating with povray', 'colocating with omnetpp', 'colocating with mcf' ]
siriusrunningList = [ 'gmm', 'colocating with libquantum', 'dnn_asr', 'colocating with libquantum', 'surf-fe', 'colocating with libquantum', 'surf-fd', 'colocating with libquantum', 'stem', 'colocating with libquantum', 'regex', 'colocating with libquantum', 'crf', 'colocating with libquantum', 'img-imc', 'colocating with libquantum', 'img-dig', 'colocating with libquantum', 'img-face', 'colocating with libquantum', 'nlp-pos', 'colocating with libquantum', 'nlp-chk', 'colocating with libquantum', 'nlp-ner' , 'colocating with libquantum']

def autolabel(rects):
    # attach some text labels
    for rect in rects:
        height = rect.get_height()
        plt.text(rect.get_x()+rect.get_width()/2., 1.05*height, '%.2f'%float(height), fontsize=8 )

def autolabel2(rects):
    # attach some text labels
    for rect in rects:
        height = rect.get_height()
        plt.text(rect.get_x()+rect.get_width()/2., -1.25*height, '%.2f'%float(height),
                ha='center', va='top', fontsize=8)
        #plt.text(rect.get_x()+rect.get_width()/2., 1.05*height, '%.2f'%float(height))

def add_line(ax, xpos, ypos):
    line = plt.Line2D([xpos, xpos], [ypos + .1, ypos - .5], transform=ax.transAxes, linewidth=2, color='black')
    line.set_clip_on(False)
    ax.add_line(line)


filename = 'execution_time_1000'
fList1 = [s.strip() for s in open('../../papergraphs/mixcorunner/degradation/%s.txt' % filename).readlines()]  #degradation
fList2 = [s.strip() for s in open('../../papergraphs/mixcorunner/snapshot/phase_change_10.txt').readlines()]
fList3 = [s.strip() for s in open('../../papergraphs/mixcorunner/priorwork/execution_time_4.txt').readlines()] #prior work
fList4 = [s.strip() for s in open('../../papergraphs/mixcorunner/degradation/execution_time_100.txt').readlines()]  #degradation

fList7 = [s.strip() for s in open('../../papergraphs/mixcorunner/siriusdjinn/degradation/%s.txt' % filename).readlines()]  #degradation
fList5 = [s.strip() for s in open('../../papergraphs/mixcorunner/siriusdjinn/snapshot/phase_change_75.txt').readlines()]
fList6 = [s.strip() for s in open('../../papergraphs/mixcorunner/siriusdjinn/priorwork/execution_time_4.txt').readlines()] #prior work

execution_time_shutter = defaultdict(lambda  : defaultdict(list))
execution_time_sec_shutter = defaultdict(lambda  : defaultdict(list))
avg_execution_time_shutter = defaultdict(dict)
execution_time_shutter2 = defaultdict(lambda  : defaultdict(list))
execution_time_sec_shutter2 = defaultdict(lambda  : defaultdict(list))
avg_execution_time_shutter2 = defaultdict(dict)
dictList_phase_change = defaultdict(lambda  : defaultdict(list))
dictList_phase_change2 = defaultdict(lambda  : defaultdict(list))
overhead_snapshot = defaultdict(lambda  : defaultdict(list))
overhead_shutter = defaultdict(lambda  : defaultdict(list))

std_execution_time = defaultdict(dict)

def print_elapsed_time_shutter(time_shutter):
    for j in colocationList:
        for i in benchList:
            print '%s ||||  %s'%(j,i)
            print time_shutter[j][i]


sep = 'u'
for (b,a) in enumerate(fList1):
    #print a
    if a in colocationList:
        index = a
    else:
        if a in benchList:
            execution_time_shutter[index][a].append((fList1[b+4].split('system '))[1].split('elapsed')[0])

#print execution_time_shutter['colocating with mcf']['perlbench']
#print((s.split(start))[1].split(end)[0])

for j in colocationList:
    for i in benchList:
        #print i
        for k in execution_time_shutter[j][i]:
            try:
                #print k
                m,s = [float (var) for var in k.split(':')]
                temp = m*60 + s
            except:
                h,m,s = [float (var) for var in k.split(':')]
                temp = h*3600 + m*60 + s
            execution_time_sec_shutter[j][i].append(temp)

for (b,a) in enumerate(fList3):
    #print a
    if a in colocationList:
        index = a
    else:
        if a in benchList:
            #print index
            #print a
            execution_time_shutter2[index][a].append((fList3[b+4].split('system '))[1].split('elapsed')[0])

#print execution_time_shutter['colocating with mcf']['perlbench']
#print((s.split(start))[1].split(end)[0])

for j in colocationList:
    for i in benchList:
        for k in execution_time_shutter2[j][i]:
            #print k
            try:
                m,s = [float (var) for var in k.split(':')]
                temp = m*60 + s
            except:
                h,m,s = [float (var) for var in k.split(':')]
                temp = h*3600 + m*60 + s
            execution_time_sec_shutter2[j][i].append(temp)

for (b,a) in enumerate(fList2):
    if a in colocationList:
        index = a
    else:
        if a in benchList:
            dictList_phase_change[index][a].append(fList2[b+1])

for a in xrange(0,len(runningList),2):
    j = runningList[a+1]
    i = runningList[a]
    #print j,i
    for elem in dictList_phase_change[j][i]:
        dictList_phase_change2[j][i].extend(elem.strip().split('\t'))
    #print dictList_phase_change2[j][i]

yaxis = ()
yaxis2= ()
yaxis_abs = ()
error = ()
xaxis = ()
#print dictList_phase_change2['colocating with mcf']['perlbench']
for a in xrange(0,len(runningList2),2):
    j = runningList2[a+1]
    i = runningList2[a]
    #print j,i
    #print dictList_phase_change2[j][i]
    #print i,j
    shutter_temp_list = []
    colo_temp_list = []
    for (count,item) in enumerate(dictList_phase_change2[j][i]):
        if count%2==1:
            colo_temp_list.append(float(item))
        if count%2==0:
            shutter_temp_list.append(float(item))
    #print shutter_temp_list
    shutter_avg = sum(shutter_temp_list)/len(shutter_temp_list)
    colocation_avg = sum(colo_temp_list)/len(colo_temp_list)
    del shutter_temp_list
    del colo_temp_list

    pause_period = ((colocation_avg ) + ((shutter_avg + (colocation_avg * 2)/3) * 3))/4
    #xaxis = xaxis + (i,)
    #print (pause_period/np.mean(execution_time_sec_shutter[j][i]))*10
    overhead_snapshot[j][i] = (pause_period/np.mean(execution_time_sec_shutter[j][i]))*7.5
    overhead_shutter[j][i] = abs(((np.mean(execution_time_sec_shutter2[j][i])/np.mean(execution_time_sec_shutter[j][i])) - 1)*100)
    #yaxis = yaxis + ( (pause_period/np.mean(execution_time_sec_shutter[j][i]))*7.5  ,)
    #yaxis2 = yaxis2 + ( abs(((np.mean(execution_time_sec_shutter2[j][i])/np.mean(execution_time_sec_shutter[j][i])) - 1)*100), )
    #print '---------------------'


for a in xrange(0,len(runningList3),2):
    j = runningList3[a+1]
    i = runningList3[a]
    #print j,i,execution_time_sec_shutter2[j][i],execution_time_sec_shutter[j][i]

    #pause_period = ((colocation_avg ) + ((shutter_avg + (colocation_avg * 2)/3) * 3))/4
    #xaxis = xaxis + (i,)
    #print (pause_period/np.mean(execution_time_sec_shutter[j][i]))*10
    #yaxis = yaxis + ( (pause_period/np.mean(execution_time_sec_shutter[j][i]))*7.5  ,)
    overhead_shutter[j][i] = abs(((np.mean(execution_time_sec_shutter2[j][i])/np.mean(execution_time_sec_shutter[j][i])) - 1)*100)
    #yaxis2 = yaxis2 + ( abs(((np.mean(execution_time_sec_shutter2[j][i])/np.mean(execution_time_sec_shutter[j][i])) - 1)*100), )
#print np.mean(yaxis)

del execution_time_shutter
del execution_time_sec_shutter

execution_time_shutter = defaultdict(lambda  : defaultdict(list))
execution_time_sec_shutter = defaultdict(lambda  : defaultdict(list))


sep = 'u'
for (b,a) in enumerate(fList4):
    #print a
    if a in colocationList:
        index = a
    else:
        if a in benchList:
            execution_time_shutter[index][a].append((fList4[b+4].split('system '))[1].split('elapsed')[0])

#print execution_time_shutter['colocating with mcf']['perlbench']
#print((s.split(start))[1].split(end)[0])

for j in colocationList:
    for i in benchList:
        #print i
        for k in execution_time_shutter[j][i]:
            try:
                #print k
                m,s = [float (var) for var in k.split(':')]
                temp = m*60 + s
            except:
                h,m,s = [float (var) for var in k.split(':')]
                temp = h*3600 + m*60 + s
            execution_time_sec_shutter[j][i].append(temp)

for a in xrange(0,len(runningList3),2):
    j = runningList3[a+1]
    i = runningList3[a]
    #print j,i
    #print dictList_phase_change2[j][i]
    #print i,j
    shutter_temp_list = []
    colo_temp_list = []
    for (count,item) in enumerate(dictList_phase_change2[j][i]):
        if count%2==1:
            colo_temp_list.append(float(item))
        if count%2==0:
            shutter_temp_list.append(float(item))
    #print shutter_temp_list
    shutter_avg = sum(shutter_temp_list)/len(shutter_temp_list)
    colocation_avg = sum(colo_temp_list)/len(colo_temp_list)
    del shutter_temp_list
    del colo_temp_list

    pause_period = ((colocation_avg ) + ((shutter_avg + (colocation_avg * 2)/3) * 3))/4
    #xaxis = xaxis + (i,)
    #print (pause_period/np.mean(execution_time_sec_shutter[j][i]))*10
    #yaxis = yaxis + ( (pause_period/np.mean(execution_time_sec_shutter[j][i]))*7.5  ,)
    overhead_snapshot[j][i] = (pause_period/np.mean(execution_time_sec_shutter[j][i]))*7.5
    #yaxis2 = yaxis2 + ( abs(((np.mean(execution_time_sec_shutter2[j][i])/np.mean(execution_time_sec_shutter[j][i])) - 1)*100), )

for a in xrange(0,len(runningList),2):
    j = runningList[a+1]
    i = runningList[a]
    xaxis = xaxis + (i,)
    yaxis = yaxis + ( overhead_snapshot[j][i]  ,)
    yaxis2 = yaxis2 + ( overhead_shutter[j][i], )

#print yaxis
#print yaxis2


#width = 0.25
#x = np.arange(len(yaxis))
#fig = plt.figure(figsize=(28, 5))
#bar2 = plt.bar( x, yaxis2, width, color="k", label='Shuttering  (mean: %.2f)' %(np.mean(yaxis2)))
#bar1 = plt.bar( x+width, yaxis, width, color="lightgrey", label='Snapshot (mean: %.2f)' %(np.mean(yaxis) ))
##bar3 = plt.bar( x+width+width, yaxis3, width, color="g", label=' colocating with sphinx3 (avg = %.1f)' %(np.mean(yaxis3)))
###bar3 = plt.bar( x+width+width, yaxis3, width, color="g", label='4 corunners (avg is %.1f)' %(np.mean(yaxis3) ))
###autolabel2(bar1)
###autolabel(bar2)
###autolabel2(bar3)
#plt.ylabel( 'Execution time \n overhead(%)',fontsize=23)
##plt.title('Overhead due to Prediction of degradation while co-running with milc')
#plt.xticks(x + width/2.0, xaxis, rotation='30', size='23', ha='center')
##plt.yticks((-5,0,10,20,30,40,50,60),('','0','10','20','30','40','50','60'),size='25')
#plt.yticks((0,5,10,15),('0','5','10','15'),size='25')
#plt.xlim(-1,27)
#plt.grid()
#plt.legend(loc=9, ncol=2, prop={'size':28})
#plt.tight_layout()
##plt.savefig('milc_overhead.pdf', dpi=125)

del execution_time_shutter
del execution_time_sec_shutter
del avg_execution_time_shutter
del execution_time_shutter2
del execution_time_sec_shutter2
del avg_execution_time_shutter2
del dictList_phase_change
del dictList_phase_change2

execution_time_shutter = defaultdict(lambda  : defaultdict(list))
execution_time_sec_shutter = defaultdict(lambda  : defaultdict(list))
avg_execution_time_shutter = defaultdict(dict)
execution_time_shutter2 = defaultdict(lambda  : defaultdict(list))
execution_time_sec_shutter2 = defaultdict(lambda  : defaultdict(list))
avg_execution_time_shutter2 = defaultdict(dict)
dictList_phase_change = defaultdict(lambda  : defaultdict(list))
dictList_phase_change2 = defaultdict(lambda  : defaultdict(list))

std_execution_time = defaultdict(dict)

def print_elapsed_time_shutter(time_shutter):
    for j in siriuscolocationList:
        for i in siriusbenchList:
            print '%s ||||  %s'%(j,i)
            print time_shutter[j][i]


sep = 'u'
for (b,a) in enumerate(fList7):
    #print a
    if a in siriuscolocationList:
        index = a
    else:
        if a in siriusbenchList:
            #print a
            #print fList7[b+4]
            execution_time_shutter[index][a].append((fList7[b+4].split('system '))[1].split('elapsed')[0])

#print execution_time_shutter['colocating with mcf']['perlbench']
#print((s.split(start))[1].split(end)[0])

for j in siriuscolocationList:
    for i in siriusbenchList:
        #print i
        for k in execution_time_shutter[j][i]:
            try:
                m,s = [float (var) for var in k.split(':')]
                temp = m*60 + s
            except:
                h,m,s = [float (var) for var in k.split(':')]
                temp = h*3600 + m*60 + s

            execution_time_sec_shutter[j][i].append(temp)

for (b,a) in enumerate(fList6):
    #print a
    if a in siriuscolocationList:
        index = a
    else:
        if a in siriusbenchList:
            #print index
            #print a
            execution_time_shutter2[index][a].append((fList6[b+4].split('system '))[1].split('elapsed')[0])

#print execution_time_shutter['colocating with mcf']['perlbench']
#print((s.split(start))[1].split(end)[0])

for j in siriuscolocationList:
    for i in siriusbenchList:
        for k in execution_time_shutter2[j][i]:
            #print k
            m,s = [float (var) for var in k.split(':')]
            temp = m*60 + s
            execution_time_sec_shutter2[j][i].append(temp)

for (b,a) in enumerate(fList5):
    if a in siriuscolocationList:
        index = a
    else:
        if a in siriusbenchList:
            dictList_phase_change[index][a].append(fList5[b+1])

mixsiri_yaxis = ()
mixsiri_yaxis2= ()
mixsiri_yaxis_abs = ()
mixsiri_error = ()
mixsiri_xaxis = ()
for a in xrange(0,len(siriusrunningList),2):
    j = siriusrunningList[a+1]
    i = siriusrunningList[a]
    #print j,i
    for elem in dictList_phase_change[j][i]:
        dictList_phase_change2[j][i].extend(elem.strip().split('\t'))
    #print dictList_phase_change2[j][i]

#print dictList_phase_change2['colocating with mcf']['perlbench']
for a in xrange(0,len(siriusrunningList),2):
    j = siriusrunningList[a+1]
    i = siriusrunningList[a]
    print j,i
    #print dictList_phase_change2[j][i]
    #print i,j
    shutter_temp_list = []
    colo_temp_list = []
    for (count,item) in enumerate(dictList_phase_change2[j][i]):
        if count%2==1:
            colo_temp_list.append(float(item))
        if count%2==0:
            shutter_temp_list.append(float(item))
    print shutter_temp_list
    print colo_temp_list
    shutter_avg = sum(shutter_temp_list)/len(shutter_temp_list)
    colocation_avg = sum(colo_temp_list)/len(colo_temp_list)
    del shutter_temp_list
    del colo_temp_list

    pause_period = ((colocation_avg ) + ((shutter_avg + (colocation_avg * 2)/3) * 3))/4
    mixsiri_xaxis = mixsiri_xaxis + (i,)
    #print (pause_period/np.mean(execution_time_sec_shutter[j][i]))*10
    mixsiri_yaxis = mixsiri_yaxis + ( (pause_period/np.mean(execution_time_sec_shutter[j][i]))*10  ,)
    mixsiri_yaxis2 = mixsiri_yaxis2 + ( abs(((np.mean(execution_time_sec_shutter2[j][i])/np.mean(execution_time_sec_shutter[j][i])) - 1)*100), )
    #print np.mean(execution_time_sec_shutter2[j][i])
    #print np.mean(execution_time_sec_shutter[j][i])
    #print '---------------------'

#print xaxis
#print yaxis
#print yaxis2
#print np.mean(yaxis)

colors = color_maker(len(libsiri_yaxis), map='afmhot')

width = 0.15
x = np.arange(len(libsiri_yaxis))
fig = plt.figure(figsize=(15, 5))
ax = fig.add_subplot(1,1,1)
#bar2 = plt.bar( x, libsiri_yaxis2, width, color="r", label='libquantum (avg = %.2f)' %(np.mean(libsiri_yaxis2)))
bar1 = plt.bar( x, libsiri_yaxis, width, color='y', label='libquantum (avg = %.2f)' %(np.mean(libsiri_yaxis) ))
bar2 = plt.bar( x+width, mcfsiri_yaxis, width, color='r', label='mcf (avg = %.2f)' %(np.mean(mcfsiri_yaxis) ))
bar4 = plt.bar( x+width+width, milcsiri_yaxis, width, color='b', label='milc (avg = %.2f)' %(np.mean(milcsiri_yaxis) ))
bar4 = plt.bar( x+width+width+width, mixsiri_yaxis, width, color='g', label='mix (avg = %.2f)' %(np.mean(mixsiri_yaxis) ))
ly = len(yaxis2)
add_line(ax, 0 * 1, -.1)
add_line(ax, 1 * 1.0, -.1)
add_line(ax, 1 * 0.53, -.1)
#add_line(ax, 1 * 0.845, -.1)
#bar3 = plt.bar( x+width+width, yaxis3, width, color="g", label=' colocating with sphinx3 (avg = %.1f)' %(np.mean(yaxis3)))
##bar3 = plt.bar( x+width+width, yaxis3, width, color="g", label='4 corunners (avg is %.1f)' %(np.mean(yaxis3) ))
##autolabel2(bar1)
##autolabel(bar2)
##autolabel2(bar3)
plt.ylabel( 'Execution time \n overhead(%)', fontsize='22' )
#plt.title('Overhead due to Prediction of degradation while co-running with LIBQUANTUM')
plt.xticks(x + width/2.0, libsiri_xaxis, rotation='90', size='23', ha='center')
plt.ylim(0,20)
plt.xlim(-0.2,13)
plt.yticks(np.arange(0,30,10),size='20')
plt.grid()
plt.legend(loc=1, ncol=4, prop={'size':17})
plt.tight_layout()
#plt.savefig('overheadlibquantum.pdf', dpi=125)

#ax.text(10, -10, r'SPEC 2006', fontsize=20)
ax.text(3, -11, r'Sirius Suite', fontsize=20)
ax.text(8, -11, r'DjiNN & Tonic', fontsize=20)

import os as mars_awesome_os;
import matplotlib.pyplot as mars_awesome_plt;
mars_awesome_plt.savefig('sirius-overhead.eps', bbox_inches='tight');
mars_awesome_os.popen('epstopdf sirius-overhead.eps');
